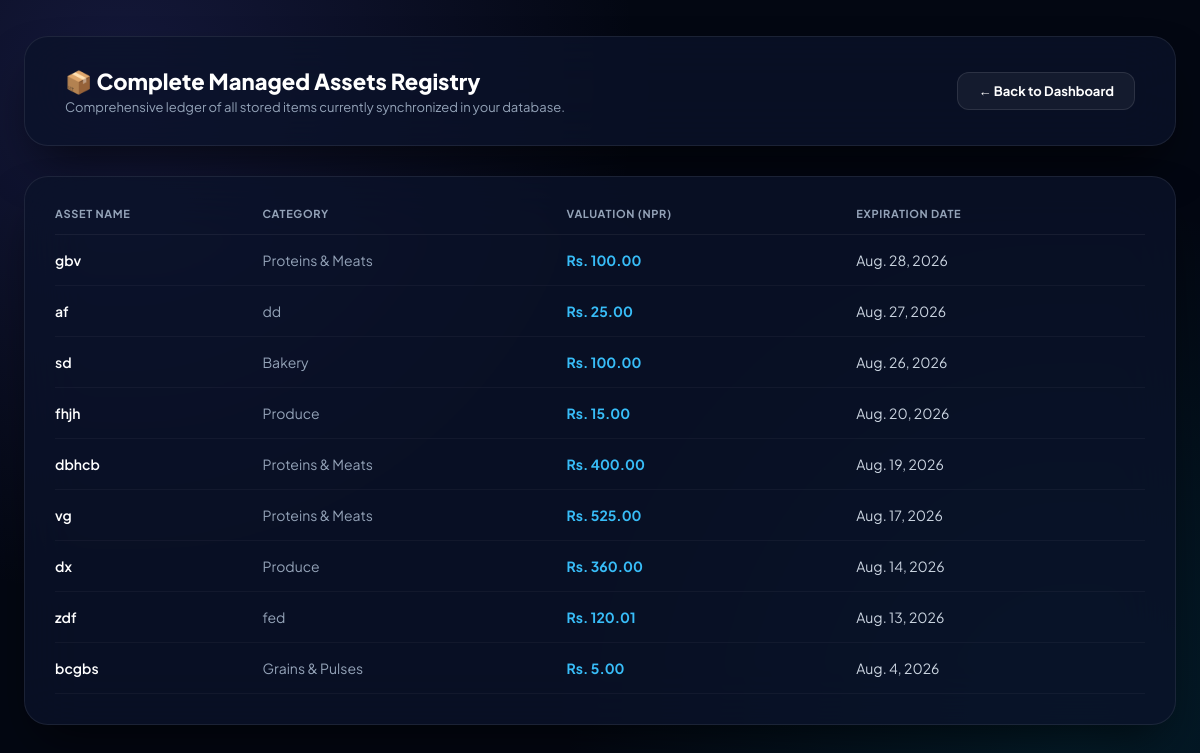
The app's page /registry/, older data.
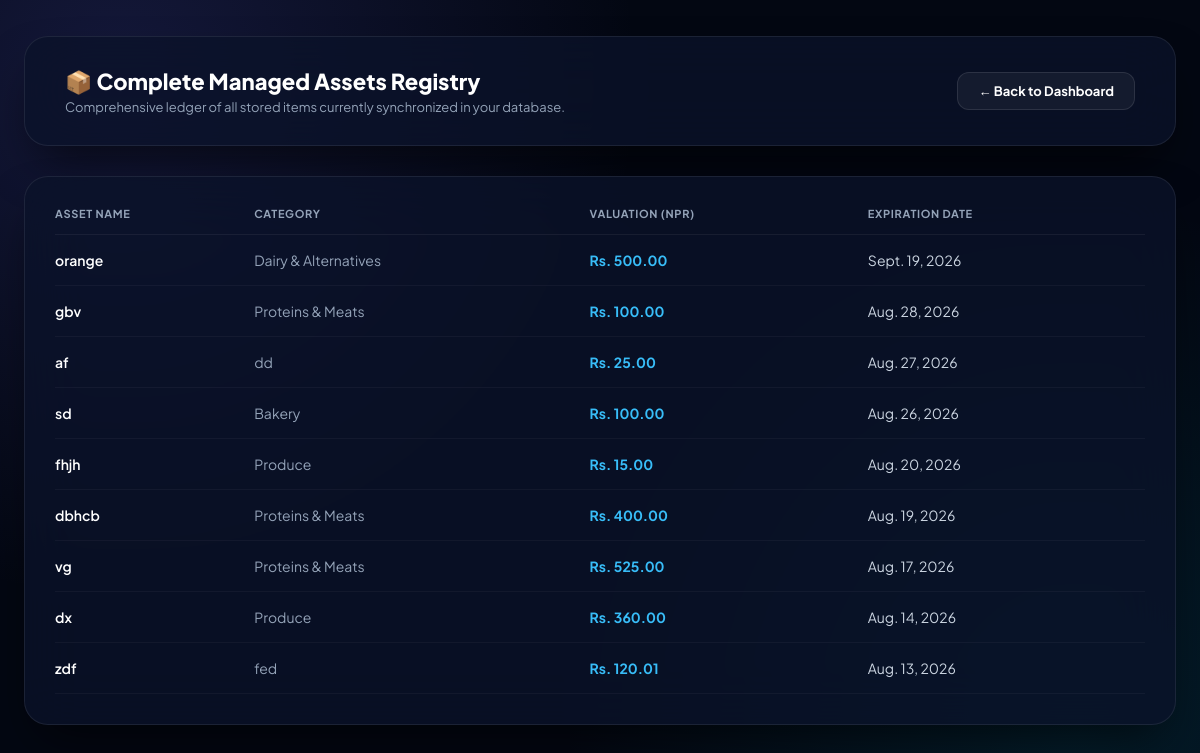
The same page, newer data.
### tracker/models.py (models this page shows, shortened)
class GroceryItem(models.Model):
    name = models.CharField(max_length=100)
    category = models.CharField(max_length=50)
    price = models.DecimalField(max_digits=6, decimal_places=2, default=0.00) # Added price tracking
    expiry_date = models.DateField()
    created_at = models.DateTimeField(auto_now_add=True)

### tracker/views.py (the view)
# urls.py: path('registry/', views.inventory_registry_view, name='inventory_registry'),
def inventory_registry_view(request):
    items = GroceryItem.objects.all().order_by('-expiry_date')
    context = {'items': items}
    return render(request, 'tracker/registry.html', context)

### tracker/templates/tracker/registry.html (shortened to what this page needs)
{% load static %}
<!DOCTYPE html>
<html lang="en">
<head>
</head>
<body>
    <div class="container">
        <div class="header-card">
            <div class="header-title">
                <h1>📦 Complete Managed Assets Registry</h1>
                <p>Comprehensive ledger of all stored items currently synchronized in your database.</p>
            </div>
            <a href="{% url 'home' %}" class="btn-back">← Back to Dashboard</a>
        </div>
        <div class="registry-panel">
            {% if items %}
            <table>
                <thead>
                    <tr>
                        <th>Asset Name</th>
                        <th>Category</th>
                        <th>Valuation (NPR)</th>
                        <th>Expiration Date</th>
                    </tr>
                </thead>
                <tbody>
                    {% for item in items %}
                    <tr>
                        <td style="font-weight: 600; color: #fff;">{{ item.name }}</td>
                        <td style="color: var(--text-secondary);">{{ item.category }}</td>
                        <td style="color: #38bdf8; font-weight: 700;">Rs. {{ item.price }}</td>
                        <td style="color: #cbd5e1;">{{ item.expiry_date }}</td>
                    </tr>
                    {% endfor %}
                </tbody>
            </table>
            {% else %}
            <div class="empty-state">
                <p>No inventory assets logged in the database yet.</p>
            </div>
            {% endif %}
        </div>
    </div>
</body>
</html>

Row changes from the older to the newer data that the page shows:
removed GroceryItem: name "bcgbs", category "Grains & Pulses", price "5.00", expiry_date "Aug. 4, 2026"
added GroceryItem: name "orange", category "Dairy & Alternatives", price "500.00", expiry_date "Sept. 19, 2026"
